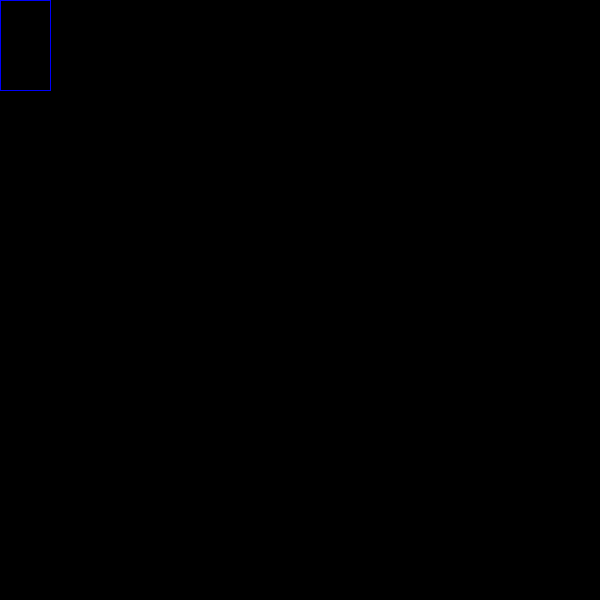
Frame 1 (no input)
Frame 60 (the mouse pressed at the canvas centre just before this capture): identical to frame 1, image omitted
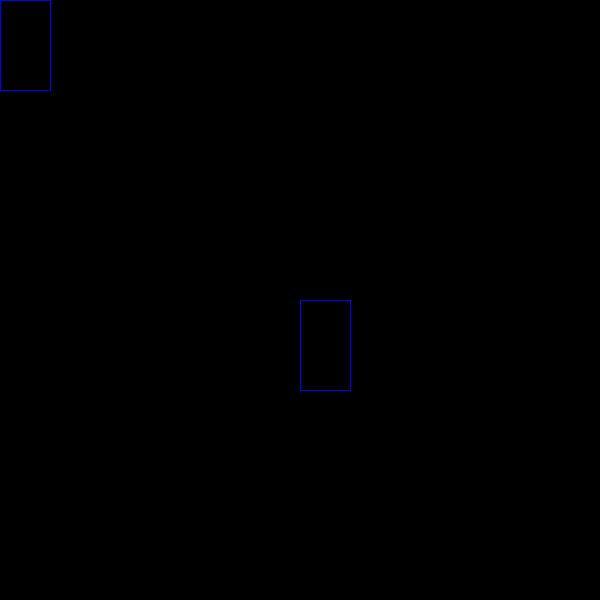
Frame 120 (the mouse held since frame 60 and released just before this capture)

The Processing sketch that drew these frames (run headless with seeded random() and noise(); from frame 60 on, the mouse is pressed at the canvas centre):

// Processing sketch: processing_115047
// ── processing_115047.pde

void setup(){
  size(600,600);
  background(0);
  smooth();
  stroke(0,0,250);
  noFill();
}

void draw(){
  fill(0,9);
  rect(mouseX,mouseY,50,90);
  noFill();
}
